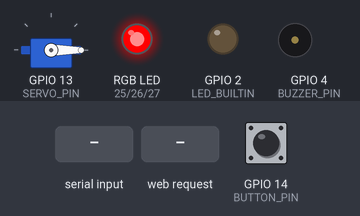
Bench run of a sketch on a simulated ESP32. On the bench: servo, an RGB LED mixed from three pins (HIGH = lit), output pins drawn as LEDs (lit = HIGH), buzzer (waves = sounding). The test bench sets the inputs (shaded band); at power-on: GPIO 14 (BUTTON_PIN) HIGH. WiFi joins after 1.5 s; servers stay silent unless stated; pins used as bus, display or sensor lines are not drawn; what the sketch prints to the serial monitor is not drawn.

Above: at 3.5 s.
3.6 s: GPIO 14 (BUTTON_PIN) pulled LOW for 0.15 s
At 5.1 s:
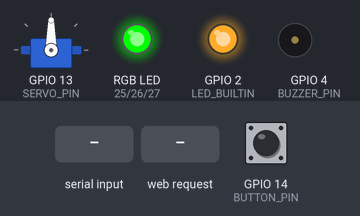
6.7 s: "application/json\n" received over Serial
At 8.0 s:
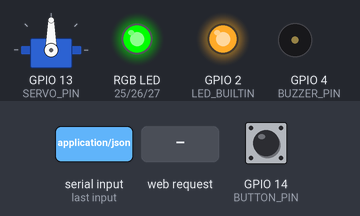
8.3 s: HTTP request GET /close received
At 9.4 s:
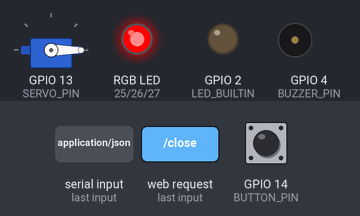
9.8 s: GPIO 14 (BUTTON_PIN) pulled LOW for 1 s
At 11.1 s:
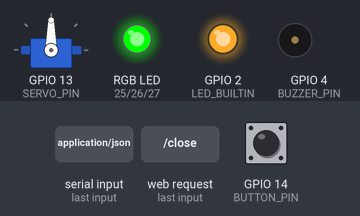
20.0 s: "O\n" received over Serial
At 25.4 s:
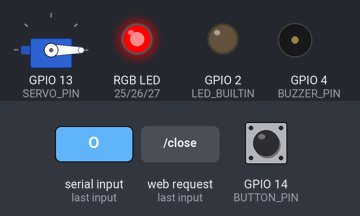
Timing chart, 0 to 26.5 s (numbered marks = the images above; inputs shaded):
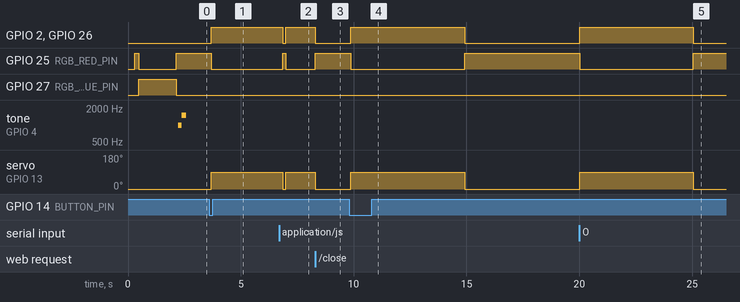

The sketch:

semnash_ecopulse_usb_bin.ino
```cpp
// ============================================================================
// SEMNASH ECO-PULSE - Sistem Kitar Semula Pintar & USB Serial / Bluetooth Bin
// Kod Arduino UNO / ESP32 dengan Sokongan Kabel USB Serial & Web Serial API
// ============================================================================

// Tetapan Mod Operasi ESP32 (Pilih salah satu 1 dan satu lagi 0 untuk memori 1.3MB standard)
#define ENABLE_WIFI        1 // 1 = Aktifkan Wi-Fi & REST API WebServer (Laluan Utama Web App ESP32)
#define ENABLE_BLUETOOTH   0 // Set 0 untuk mengelakkan ralat "Sketch too big" pada ESP32

#if defined(ESP32) || defined(ARDUINO_ARCH_ESP32)
  #if ENABLE_WIFI
    #include <WiFi.h>
    #include <WebServer.h>
    #include <ESPmDNS.h>

    // Tetapan Wi-Fi Router (Station Mode)
    const char *ssid = "fatihah";
    const char *password = "fatihah00";

    // Tetapan Wi-Fi Hotspot (Access Point Mode jika tiada router)
    const char *ap_ssid = "fatihah";
    const char *ap_password = "fatihah00";

    WebServer server(80);
  #endif

  #if ENABLE_BLUETOOTH
    #include <BluetoothSerial.h>
    BluetoothSerial SerialBT;
  #endif

  #include <ESP32Servo.h>
  Servo binServo;

  #define SERVO_PIN      13
  #define BUZZER_PIN     4
  #define RGB_RED_PIN    25
  #define RGB_GREEN_PIN  26
  #define RGB_BLUE_PIN   27
  #define BUTTON_PIN     14 // Pin Butang Fizikal Buka Tong (GPIO 14 & GND)
  #define SERIAL_BAUD    9600
#else
  #include <Servo.h>
  #include <SoftwareSerial.h>

  #define BT_RX_PIN      10
  #define BT_TX_PIN      11
  #define SERVO_PIN      9
  #define BUZZER_PIN     8
  #define RGB_RED_PIN    13
  #define RGB_GREEN_PIN  12
  #define RGB_BLUE_PIN   7
  #define BUTTON_PIN     2 // Butang Fizikal Arduino UNO (Pin 2 & GND)
  #define SERIAL_BAUD    9600

  SoftwareSerial bluetoothSerial(BT_RX_PIN, BT_TX_PIN);
  Servo binServo;
#endif

// Sudut Pergerakan Servo Motor Penutup Tong
#define SERVO_LID_CLOSED 0    // Penutup Ditutup (0 Darjah)
#define SERVO_LID_OPEN   90   // Penutup Dibuka (160 Darjah)
#define AUTO_CLOSE_DELAY 5000 // Auto close selepas 5 saat (5000 ms)

bool isLidOpen = false;
unsigned long openTimestamp = 0;

void openTrashLid();
void closeTrashLid();
void toggleTrashLid();
void setRGBColor(bool red, bool green, bool blue);
void processIncomingCommand(char command);

#if defined(ESP32) && ENABLE_WIFI
void sendCORSHeaders() {
  server.sendHeader("Access-Control-Allow-Origin", "*");
  server.sendHeader("Access-Control-Allow-Methods", "GET, POST, OPTIONS");
  server.sendHeader("Access-Control-Allow-Headers", "Content-Type");
}

void handleOptions() {
  sendCORSHeaders();
  server.send(204);
}

void handleRoot() {
  sendCORSHeaders();
  String html = F("<!DOCTYPE html><html><head><meta name='viewport' content='width=device-width, initial-scale=1'>"
                  "<title>SEMNASH ECO-PULSE ESP32</title>"
                  "<style>body{font-family:sans-serif;text-align:center;margin-top:30px;background:#0f172a;color:#f8fafc;}"
                  ".card{background:#1e293b;border:1px solid #10b981;padding:20px;border-radius:12px;display:inline-block;}"
                  ".btn{padding:12px 24px;margin:8px;font-size:16px;font-weight:bold;color:#fff;border:none;border-radius:8px;text-decoration:none;cursor:pointer;}"
                  ".open{background:#10b981;} .close{background:#ef4444;} .toggle{background:#38bdf8;}</style></head><body>"
                  "<div class='card'><h2>SEMNASH ECO-PULSE USB/WIFI BIN</h2>"
                  "<p>Status: <strong>");
  html += (isLidOpen ? F("DIBUKA (90&deg;)") : F("DITUTUP (0&deg;)"));
  html += F("</strong></p>"
            "<a href='/open'><button class='btn open'>Buka Tong</button></a>"
            "<a href='/close'><button class='btn close'>Tutup Tong</button></a>"
            "<br><a href='/toggle'><button class='btn toggle'>Tukar Status</button></a>"
            "</div></body></html>");
  server.send(200, "text/html", html);
}

void handleOpen() {
  sendCORSHeaders();
  openTrashLid();
  if (server.hasArg("json") || server.header("Accept").indexOf("application/json") >= 0) {
    server.send(200, "application/json", F("{\"success\":true,\"lidOpen\":true}"));
  } else {
    server.sendHeader("Location", "/");
    server.send(303);
  }
}

void handleClose() {
  sendCORSHeaders();
  closeTrashLid();
  if (server.hasArg("json") || server.header("Accept").indexOf("application/json") >= 0) {
    server.send(200, "application/json", F("{\"success\":true,\"lidOpen\":false}"));
  } else {
    server.sendHeader("Location", "/");
    server.send(303);
  }
}

void handleToggle() {
  sendCORSHeaders();
  toggleTrashLid();
  server.send(200, "application/json", isLidOpen ? F("{\"success\":true,\"lidOpen\":true}") : F("{\"success\":true,\"lidOpen\":false}"));
}

void handleStatus() {
  sendCORSHeaders();
  String json = F("{\"status\":\"OK\",\"device\":\"SEMNASH_ECOPULSE_BIN\",\"lidOpen\":");
  json += (isLidOpen ? "true" : "false");
  json += F(",\"ip\":\"");
  json += (WiFi.status() == WL_CONNECTED ? WiFi.localIP().toString() : WiFi.softAPIP().toString());
  json += F("\",\"mode\":\"");
  json += (WiFi.status() == WL_CONNECTED ? "STA" : "AP");
  json += F("\"}");
  server.send(200, "application/json", json);
}
#endif

void setRGBColor(bool red, bool green, bool blue) {
  digitalWrite(RGB_RED_PIN, red ? HIGH : LOW);
  digitalWrite(RGB_GREEN_PIN, green ? HIGH : LOW);
  digitalWrite(RGB_BLUE_PIN, blue ? HIGH : LOW);
}

void setup() {
  // 1. INISIALISASI USB SERIAL COMMUNICATION
  Serial.begin(SERIAL_BAUD);
  delay(300);

#if defined(ESP32) || defined(ARDUINO_ARCH_ESP32)
  ESP32PWM::allocateTimer(0);
  ESP32PWM::allocateTimer(1);
  ESP32PWM::allocateTimer(2);
  ESP32PWM::allocateTimer(3);
  binServo.setPeriodHertz(50);
  binServo.attach(SERVO_PIN, 500, 2400);

  #if ENABLE_BLUETOOTH
    SerialBT.begin("SEMNASH_ECOPULSE_BIN");
    Serial.println(F("[ESP32 BT] Bluetooth SPP Aktif: SEMNASH_ECOPULSE_BIN"));
  #endif
#else
  bluetoothSerial.begin(9600);
  binServo.attach(SERVO_PIN);
#endif

  binServo.write(SERVO_LID_CLOSED);

  pinMode(RGB_RED_PIN, OUTPUT);
  pinMode(RGB_GREEN_PIN, OUTPUT);
  pinMode(RGB_BLUE_PIN, OUTPUT);
  pinMode(BUZZER_PIN, OUTPUT);
  pinMode(BUTTON_PIN, INPUT_PULLUP);

  setRGBColor(true, false, false); // Merah = Tong Ditutup

  Serial.println(F("\n=========================================="));
  Serial.println(F("SEMNASH ECO-PULSE USB & Bluetooth Bin Ready"));
  Serial.println(F("=========================================="));
  Serial.print(F("USB Serial Baud Rate: "));
  Serial.println(SERIAL_BAUD);
  Serial.println(F("Isyarat USB Diterima: 'O'/ENTER=Buka, 'C'=Tutup, 'T'=Toggle"));

#if defined(ESP32) && ENABLE_WIFI
  setRGBColor(false, false, true); // LED Biru = Connecting WiFi
  Serial.print(F("Menyambung ke WiFi Router: "));
  Serial.println(ssid);
  WiFi.mode(WIFI_STA);
  WiFi.begin(ssid, password);

  int attempts = 0;
  while (WiFi.status() != WL_CONNECTED && attempts < 15) {
    delay(400);
    Serial.print(".");
    attempts++;
  }

  if (WiFi.status() == WL_CONNECTED) {
    Serial.println(F("\n[SUCCESS] ESP32 Terhubung ke Wi-Fi Router!"));
    Serial.print(F("IP Address (STA): http://"));
    Serial.println(WiFi.localIP());
    setRGBColor(true, false, false);
  } else {
    Serial.println(F("\n[INFO] Gagal menyambung ke Router. Mengaktifkan Wi-Fi Hotspot (Access Point)..."));
    WiFi.mode(WIFI_AP);
    WiFi.softAP(ap_ssid, ap_password);
    Serial.print(F("[AP MODE] Wi-Fi Hotspot Aktif: "));
    Serial.println(ap_ssid);
    Serial.print(F("IP Address (AP): http://"));
    Serial.println(WiFi.softAPIP());
    setRGBColor(true, false, false);
  }

  if (MDNS.begin("ecopulse")) {
    Serial.println(F("[mDNS] Domain Aktif: http://ecopulse.local"));
  }

  server.on("/", handleRoot);
  server.on("/open", handleOpen);
  server.on("/close", handleClose);
  server.on("/toggle", handleToggle);
  server.on("/status", handleStatus);
  server.on("/api/status", handleStatus);
  server.on("/api/open", handleOpen);
  server.on("/api/close", handleClose);
  server.on("/open", HTTP_OPTIONS, handleOptions);
  server.on("/close", HTTP_OPTIONS, handleOptions);
  server.begin();
  Serial.println(F("[HTTP] Web Server & REST API Aktif pada Port 80."));
#endif

  // Bunyi Startup Beep
  tone(BUZZER_PIN, 1000, 150);
  delay(150);
  tone(BUZZER_PIN, 1500, 200);
}

void loop() {
  // 1. SEMAK BUTANG FIZIKAL HARDWARE (PIN 14 / PIN 2 DITEKAN KE GND)
  if (digitalRead(BUTTON_PIN) == LOW) {
    delay(40); // Debounce
    if (digitalRead(BUTTON_PIN) == LOW) {
      Serial.println(F("[HARDWARE BUTTON] Butang Ditekan! Membuka Tong..."));
      openTrashLid();
      while (digitalRead(BUTTON_PIN) == LOW) delay(10);
    }
  }

  // 2. PEMASA AUTO-CLOSE 5 SAAT (BOLEH UNTUK ESP32 & ARDUINO UNO)
  if (isLidOpen && (millis() - openTimestamp >= AUTO_CLOSE_DELAY)) {
    Serial.println(F("[AUTO-CLOSE] Pemasa 5s Tamat. Menutup Tong Sampah..."));
    closeTrashLid();
  }

  // 3. SEMAK ISYARAT DARI KABEL USB SERIAL (DARI WEB APPLICATION / ENTER KEY)
  if (Serial.available() > 0) {
    char command = Serial.read();
    Serial.print(F("[USB SIGNAL RECEIVED]: '"));
    Serial.print(command);
    Serial.println(F("'"));
    processIncomingCommand(command);

    // Bersihkan baki aksara \n / \r dari buffer USB Serial
    while (Serial.available() > 0 && (Serial.peek() == '\n' || Serial.peek() == '\r')) {
      Serial.read();
    }
  }

  // 4. SEMAK ISYARAT DARI BLUETOOTH (JIKA AKTIF)
#if defined(ESP32)
  #if ENABLE_WIFI
    server.handleClient();
  #endif

  #if ENABLE_BLUETOOTH
    if (SerialBT.available() > 0) {
      char command = SerialBT.read();
      Serial.print(F("[BT SIGNAL RECEIVED]: '"));
      Serial.print(command);
      Serial.println(F("'"));
      processIncomingCommand(command);
      while (SerialBT.available() > 0 && (SerialBT.peek() == '\n' || SerialBT.peek() == '\r')) {
        SerialBT.read();
      }
    }
  #endif
#else
  if (bluetoothSerial.available() > 0) {
    char command = bluetoothSerial.read();
    processIncomingCommand(command);
    while (bluetoothSerial.available() > 0 && (bluetoothSerial.peek() == '\n' || bluetoothSerial.peek() == '\r')) {
      bluetoothSerial.read();
    }
  }
#endif
}

/**
 * Memproses aksara arahan dari USB Serial, Bluetooth, atau Web
 */
void processIncomingCommand(char command) {
  if (command == 'O' || command == 'o' || command == '1' || command == '\n' || command == '\r') {
    openTrashLid();
    Serial.println(F("OK:OPEN"));
  } else if (command == 'C' || command == 'c' || command == '0') {
    closeTrashLid();
    Serial.println(F("OK:CLOSED"));
  } else if (command == 'T' || command == 't') {
    toggleTrashLid();
    Serial.println(isLidOpen ? F("OK:OPEN") : F("OK:CLOSED"));
  }
}

void openTrashLid() {
  Serial.println(F("[ACTION] Membuka Penutup Tong Sampah (90 Deg)..."));
  isLidOpen = true;
  openTimestamp = millis();

  // 1. Gerakkan Servo Motor ke 90 darjah & Nyalakan Built-in LED
  #ifdef LED_BUILTIN
    pinMode(LED_BUILTIN, OUTPUT);
    digitalWrite(LED_BUILTIN, HIGH);
  #endif

  binServo.write(SERVO_LID_OPEN);
  setRGBColor(false, true, false); // LED Hijau = Terbuka

  // 2. Bunyi Beep Pembukaan
#if defined(ESP32)
  digitalWrite(BUZZER_PIN, HIGH);
  delay(120);
  digitalWrite(BUZZER_PIN, LOW);
#else
  tone(BUZZER_PIN, 1200, 150);
#endif
}

void closeTrashLid() {
  Serial.println(F("[ACTION] Menutup Penutup Tong Sampah (0 Deg)..."));
  isLidOpen = false;

  #ifdef LED_BUILTIN
    digitalWrite(LED_BUILTIN, LOW);
  #endif

  // 1. Gerakkan Servo Motor ke 0 darjah
  binServo.write(SERVO_LID_CLOSED);
  setRGBColor(true, false, false); // LED Merah = Tertutup

  // 2. Bunyi Beep Penutupan
#if defined(ESP32)
  digitalWrite(BUZZER_PIN, HIGH);
  delay(80);
  digitalWrite(BUZZER_PIN, LOW);
#else
  tone(BUZZER_PIN, 800, 200);
#endif
}

void toggleTrashLid() {
  if (isLidOpen) {
    closeTrashLid();
  } else {
    openTrashLid();
  }
}
```

Measured:
- after the input at 3.6 s, GPIO 2 (LED_BUILTIN), GPIO 26 (RGB_GREEN_PIN): LOW → HIGH after 0.08 s; GPIO 25 (RGB_RED_PIN): HIGH → LOW after 0.08 s; servo on GPIO 13 (SERVO_PIN): 0° → 90° after 0.08 s
- after the input at 6.7 s, GPIO 2 (LED_BUILTIN), GPIO 26 (RGB_GREEN_PIN): HIGH → LOW after 0.16 s, → HIGH 0.14 s later; GPIO 25 (RGB_RED_PIN): LOW → HIGH after 0.16 s, → LOW 0.14 s later; servo on GPIO 13 (SERVO_PIN): 90° → 0° after 0.16 s, → 90° 0.14 s later
- after the input at 8.3 s, GPIO 2 (LED_BUILTIN), GPIO 26 (RGB_GREEN_PIN): HIGH → LOW at once; GPIO 25 (RGB_RED_PIN): LOW → HIGH at once; servo on GPIO 13 (SERVO_PIN): 90° → 0° at once
- after the input at 9.8 s, GPIO 2 (LED_BUILTIN), GPIO 26 (RGB_GREEN_PIN): LOW → HIGH after 0.08 s, → LOW 5.0 s later; GPIO 25 (RGB_RED_PIN): HIGH → LOW after 0.08 s, → HIGH 5.0 s later; servo on GPIO 13 (SERVO_PIN): 0° → 90° after 0.08 s, → 0° 5.0 s later
- after the input at 20.0 s, GPIO 2 (LED_BUILTIN), GPIO 26 (RGB_GREEN_PIN): LOW → HIGH at once, → LOW 5.0 s later; GPIO 25 (RGB_RED_PIN): HIGH → LOW at once, → HIGH 5.0 s later; servo on GPIO 13 (SERVO_PIN): 0° → 90° at once, → 0° 5.0 s later
